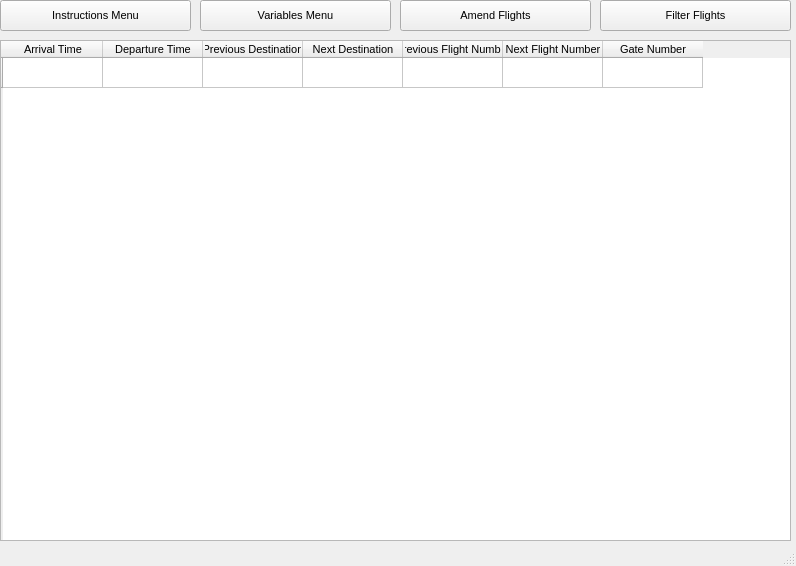
<?xml version="1.0" encoding="UTF-8"?>
<ui version="4.0">
 <class>MainWindow</class>
 <widget class="QMainWindow" name="MainWindow">
  <property name="geometry">
   <rect>
    <x>0</x>
    <y>0</y>
    <width>796</width>
    <height>566</height>
   </rect>
  </property>
  <property name="baseSize">
   <size>
    <width>2</width>
    <height>6</height>
   </size>
  </property>
  <property name="font">
   <font>
    <family>Arial</family>
    <pointsize>8</pointsize>
    <weight>10</weight>
    <italic>false</italic>
    <bold>false</bold>
   </font>
  </property>
  <property name="windowTitle">
   <string>Flight Schedule Optimiser</string>
  </property>
  <property name="styleSheet">
   <string notr="true">font: 87 8pt &quot;Arial&quot;;</string>
  </property>
  <widget class="QWidget" name="centralwidget">
   <widget class="QPushButton" name="instructions_button">
    <property name="geometry">
     <rect>
      <x>0</x>
      <y>0</y>
      <width>191</width>
      <height>31</height>
     </rect>
    </property>
    <property name="text">
     <string>Instructions Menu</string>
    </property>
   </widget>
   <widget class="QPushButton" name="variables_button">
    <property name="geometry">
     <rect>
      <x>200</x>
      <y>0</y>
      <width>191</width>
      <height>31</height>
     </rect>
    </property>
    <property name="text">
     <string>Variables Menu</string>
    </property>
   </widget>
   <widget class="QPushButton" name="clear_button">
    <property name="geometry">
     <rect>
      <x>600</x>
      <y>0</y>
      <width>191</width>
      <height>31</height>
     </rect>
    </property>
    <property name="text">
     <string>Filter Flights</string>
    </property>
   </widget>
   <widget class="QPushButton" name="amend_button">
    <property name="geometry">
     <rect>
      <x>400</x>
      <y>0</y>
      <width>191</width>
      <height>31</height>
     </rect>
    </property>
    <property name="text">
     <string>Amend Flights</string>
    </property>
   </widget>
   <widget class="QTableWidget" name="schedule_table">
    <property name="geometry">
     <rect>
      <x>0</x>
      <y>40</y>
      <width>791</width>
      <height>501</height>
     </rect>
    </property>
    <row>
     <property name="text">
      <string/>
     </property>
    </row>
    <column>
     <property name="text">
      <string>Arrival Time</string>
     </property>
    </column>
    <column>
     <property name="text">
      <string>Departure Time</string>
     </property>
    </column>
    <column>
     <property name="text">
      <string>Previous Destination</string>
     </property>
    </column>
    <column>
     <property name="text">
      <string>Next Destination</string>
     </property>
    </column>
    <column>
     <property name="text">
      <string>Previous Flight Number</string>
     </property>
    </column>
    <column>
     <property name="text">
      <string>Next Flight Number</string>
     </property>
    </column>
    <column>
     <property name="text">
      <string>Gate Number</string>
     </property>
    </column>
   </widget>
  </widget>
  <widget class="QStatusBar" name="statusbar"/>
  <action name="actionAdd_Flights">
   <property name="text">
    <string>Add Flights</string>
   </property>
  </action>
  <action name="actionDelete_Flights">
   <property name="text">
    <string>Delete Flights</string>
   </property>
  </action>
  <action name="actionEdit_Flights">
   <property name="text">
    <string>Edit Flights</string>
   </property>
  </action>
 </widget>
 <resources/>
 <connections/>
</ui>
